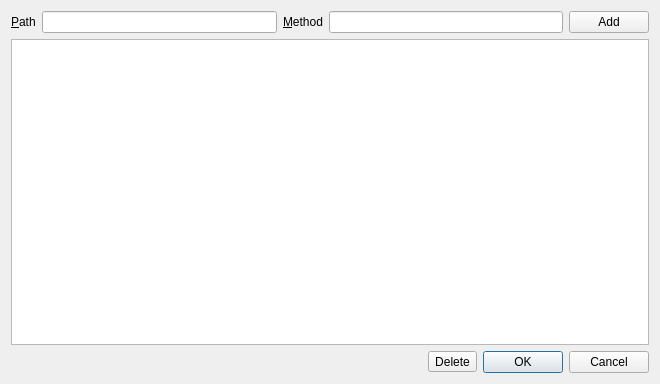
<?xml version="1.0" encoding="UTF-8"?>
<ui version="4.0">
 <class>DlgSubscription</class>
 <widget class="QDialog" name="DlgSubscription">
  <property name="geometry">
   <rect>
    <x>0</x>
    <y>0</y>
    <width>660</width>
    <height>384</height>
   </rect>
  </property>
  <property name="windowTitle">
   <string>Subscription editor</string>
  </property>
  <layout class="QVBoxLayout" name="verticalLayout">
   <item>
    <layout class="QHBoxLayout" name="horizontalLayout">
     <item>
      <widget class="QLabel" name="pathLabel">
       <property name="text">
        <string>&amp;Path</string>
       </property>
       <property name="buddy">
        <cstring>subscriptionPathLineEdit</cstring>
       </property>
      </widget>
     </item>
     <item>
      <widget class="QLineEdit" name="subscriptionPathLineEdit"/>
     </item>
     <item>
      <widget class="QLabel" name="methodLabel">
       <property name="text">
        <string>&amp;Method</string>
       </property>
       <property name="buddy">
        <cstring>subscriptionMethodLineEdit</cstring>
       </property>
      </widget>
     </item>
     <item>
      <widget class="QLineEdit" name="subscriptionMethodLineEdit"/>
     </item>
     <item>
      <widget class="QPushButton" name="addSubsriptionButton">
       <property name="text">
        <string>Add</string>
       </property>
      </widget>
     </item>
    </layout>
   </item>
   <item>
    <widget class="QTableWidget" name="subsriptionTableWidget"/>
   </item>
   <item>
    <layout class="QHBoxLayout" name="horizontalLayout_2">
     <item>
      <spacer name="horizontalSpacer">
       <property name="orientation">
        <enum>Qt::Horizontal</enum>
       </property>
       <property name="sizeHint" stdset="0">
        <size>
         <width>40</width>
         <height>20</height>
        </size>
       </property>
      </spacer>
     </item>
     <item>
      <widget class="QToolButton" name="deleteSubscriptionButton">
       <property name="text">
        <string>Delete</string>
       </property>
      </widget>
     </item>
     <item>
      <widget class="QDialogButtonBox" name="buttonBox">
       <property name="sizePolicy">
        <sizepolicy hsizetype="Fixed" vsizetype="Fixed">
         <horstretch>0</horstretch>
         <verstretch>0</verstretch>
        </sizepolicy>
       </property>
       <property name="focusPolicy">
        <enum>Qt::ClickFocus</enum>
       </property>
       <property name="contextMenuPolicy">
        <enum>Qt::NoContextMenu</enum>
       </property>
       <property name="orientation">
        <enum>Qt::Horizontal</enum>
       </property>
       <property name="standardButtons">
        <set>QDialogButtonBox::Cancel|QDialogButtonBox::Ok</set>
       </property>
       <property name="centerButtons">
        <bool>false</bool>
       </property>
      </widget>
     </item>
    </layout>
   </item>
  </layout>
 </widget>
 <tabstops>
  <tabstop>subscriptionPathLineEdit</tabstop>
  <tabstop>subscriptionMethodLineEdit</tabstop>
  <tabstop>subsriptionTableWidget</tabstop>
 </tabstops>
 <resources/>
 <connections/>
</ui>
